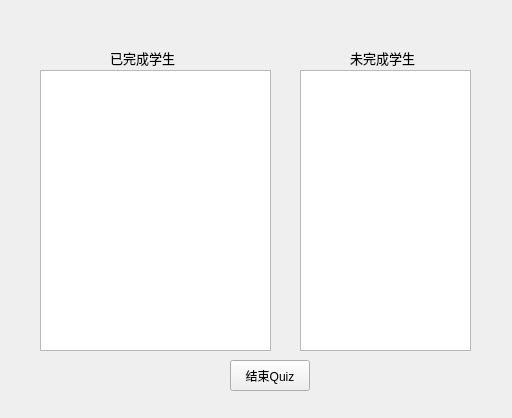
<?xml version="1.0" encoding="UTF-8"?>
<ui version="4.0">
 <class>QuizResult</class>
 <widget class="QWidget" name="QuizResult">
  <property name="geometry">
   <rect>
    <x>0</x>
    <y>0</y>
    <width>512</width>
    <height>418</height>
   </rect>
  </property>
  <property name="windowTitle">
   <string>Form</string>
  </property>
  <widget class="QTableWidget" name="FinishStudentsWidget">
   <property name="geometry">
    <rect>
     <x>40</x>
     <y>70</y>
     <width>231</width>
     <height>281</height>
    </rect>
   </property>
  </widget>
  <widget class="QTableWidget" name="UnfinishedStudentsWidget">
   <property name="geometry">
    <rect>
     <x>300</x>
     <y>70</y>
     <width>171</width>
     <height>281</height>
    </rect>
   </property>
  </widget>
  <widget class="QLabel" name="TitleLabel">
   <property name="geometry">
    <rect>
     <x>160</x>
     <y>10</y>
     <width>211</width>
     <height>21</height>
    </rect>
   </property>
   <property name="font">
    <font>
     <family>Agency FB</family>
     <pointsize>14</pointsize>
    </font>
   </property>
   <property name="text">
    <string/>
   </property>
  </widget>
  <widget class="QPushButton" name="FinishQuizButton">
   <property name="geometry">
    <rect>
     <x>230</x>
     <y>360</y>
     <width>80</width>
     <height>31</height>
    </rect>
   </property>
   <property name="text">
    <string>结束Quiz</string>
   </property>
  </widget>
  <widget class="QLabel" name="label">
   <property name="geometry">
    <rect>
     <x>110</x>
     <y>50</y>
     <width>71</width>
     <height>16</height>
    </rect>
   </property>
   <property name="font">
    <font>
     <family>Agency FB</family>
     <pointsize>10</pointsize>
    </font>
   </property>
   <property name="text">
    <string>已完成学生</string>
   </property>
  </widget>
  <widget class="QLabel" name="label_2">
   <property name="geometry">
    <rect>
     <x>350</x>
     <y>50</y>
     <width>71</width>
     <height>16</height>
    </rect>
   </property>
   <property name="font">
    <font>
     <family>Agency FB</family>
     <pointsize>10</pointsize>
    </font>
   </property>
   <property name="text">
    <string>未完成学生</string>
   </property>
  </widget>
 </widget>
 <resources/>
 <connections/>
</ui>
